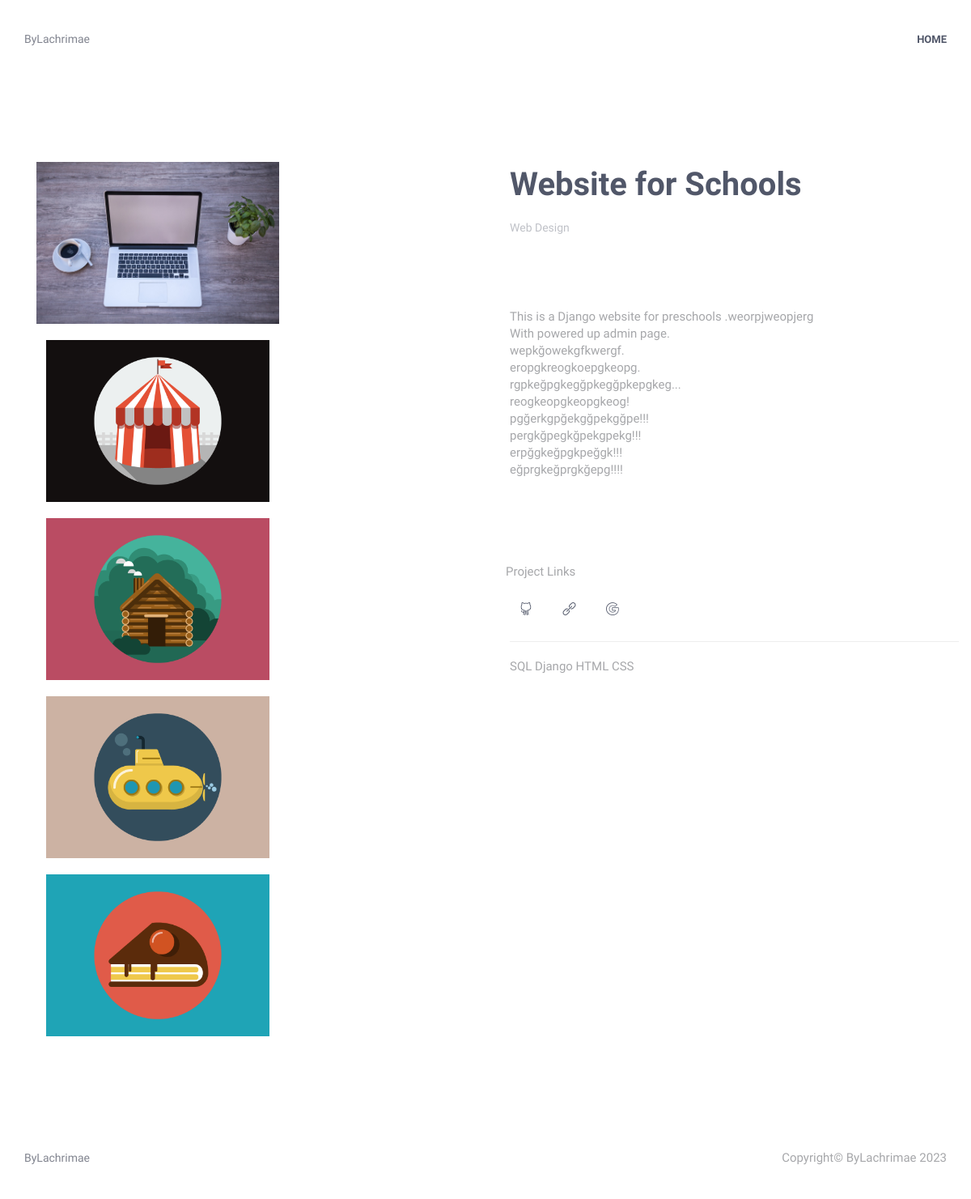
Screenshot of /project/2 with the database file from the repository.
### website/models.py (models this page shows, shortened)
class Project(models.Model):
    title = models.CharField(max_length=250,default='Title')
    title_turkish = models.CharField(max_length=250,default='Turkish Title')
    project_content = models.TextField(blank=True)
    project_content_turkish = models.TextField(blank=True)
    image = models.ImageField(upload_to="uploads/", height_field=None, width_field=None, max_length=None,default=True)
    image2 = models.ImageField(upload_to="uploads/", height_field=None, width_field=None, max_length=None,null=True,blank=True)
    image3 = models.ImageField(upload_to="uploads/", height_field=None, width_field=None, max_length=None,null=True,blank=True)
    image4 = models.ImageField(upload_to="uploads/", height_field=None, width_field=None, max_length=None,null=True,blank=True)
    image5 = models.ImageField(upload_to="uploads/", height_field=None, width_field=None, max_length=None,null=True,blank=True)
    category = models.ForeignKey(Category,on_delete=models.CASCADE)
    programming_languages = models.CharField(max_length=255,default="SQL")
    project_link = models.CharField(max_length=255,null=True,blank=True)
    project_githublink = models.CharField(max_length=255,null=True,blank=True)
    project_playstorelink = models.CharField(max_length=255,null=True,blank=True)

class Category(models.Model):
    title = models.CharField(max_length=150,default='Title')
    title_turkish = models.CharField(max_length=150,default='Turkish Title')
    description = models.TextField(blank=True)
    description_turkish = models.TextField(blank=True)
    created_at = models.DateTimeField(default=timezone.now)
    def __str__(self):
        return self.title

### website/views.py (the view)
# urls.py: path('project/<int:course_id>',views.project,name='project'),
def project(request,course_id):
    project = get_object_or_404(models.Project,pk=course_id)
    languages_used = project.programming_languages.split(',')
    return render(request,'project.html',{'project':project,'languages_used':languages_used})

### templates/project.html (shortened to what this page needs)
{% extends "layout.html" %}
{% load static %}
{% load i18n %}
{% block navbar %}
    <header class="header navbar-fixed-top">
        <nav class="navbar" role="navigation">
            <div class="container">
                <div class="menu-container js_nav-item">
                    <div class="logo" >
                        <a class="logo-wrap" href="{% url 'index'%}">
                            ByLachrimae
                        </a>
                    </div>
                </div>
                <div class="collapse navbar-collapse nav-collapse">
                    <div class="menu-container">
                        <ul class="nav navbar-nav navbar-nav-right">
                            <li class="js_nav-item nav-item"><a class="nav-item-child nav-item-hover" href="{% url 'index'%}">{% trans "Home" %}</a></li>
                        </ul>
                    </div>
                </div>
            </div>
        </nav>
    </header>
{% endblock navbar %}
{% block content %}
<div id="project" class="container content-lg" style="margin-top: 100px;">
    <div class="container">
        <div class="row">
            <div class="col-sm-6 sm-margin-b-60">
                {% if project.image.url %}
                    <div class="image-box">
                        <a href="{{project.image.url}}" class="shadowed-image">
                            <img class="shadowed-image" style="height: 200px;width: 300px;object-fit: contain;" src="{{project.image.url}}" alt="Project image">
                        </a>
                    </div>
                {% endif %}
                {% if project.image2.url %}
                    <div class="image-box" style="margin-top: 20px;">
                        <a href="{{project.image2.url}}" class="shadowed-image">
                            <img class="shadowed-image" style="height: 200px;width: 300px;object-fit: contain;" src="{{project.image2.url}}" alt="Project image">
                        </a>
                    </div>
                {% endif %}
                {% if project.image3.url %}
                    <div class="image-box" style="margin-top: 20px;">
                        <a href="{{project.image3.url}}" class="shadowed-image">
                            <img class="shadowed-image" style="height: 200px;width: 300px;object-fit: contain;" src="{{project.image3.url}}" alt="Project image">
                        </a>
                    </div>
                {% endif %}
                {% if project.image4.url %}
                    <div class="image-box" style="margin-top: 20px;">
                        <a href="{{project.image4.url}}" class="shadowed-image">
                            <img class="shadowed-image" style="height: 200px;width: 300px;object-fit: contain;" src="{{project.image4.url}}" alt="Project image">
                        </a>
                    </div>
                {% endif %}
                {% if project.image5.url %}
                    <div class="image-box" style="margin-top: 20px;">
                        <a href="{{project.image5.url}}" class="shadowed-image">
                            <img class="shadowed-image" style="height: 200px;width: 300px;object-fit: contain;" src="{{project.image5.url}}" alt="Project image">
                        </a>
                    </div>
                {% endif %}
            </div>
            <div class="col-sm-6 sm-margin-b-60">
                {% if current_language == 'en' %}
                    <h1>{{project.title}}</h1>
                    <div class="category-box" style="margin-bottom: 50px;">
                        <span>{{ project.category }}</span>
                    </div>
                    <div style="max-width: 100%;white-space: pre-wrap; word-wrap: break-word; margin-bottom:50px">
                        <p>{{project.project_content}}</p>
                    </div>
                    <div>
                        <ul class="list-inline">
                            <p>Project Links</p>
                            {% if project.project_githublink %}
                                <li><a href="{{project.project_githublink}}" class="social-icons" target="_blank"><i class="icon-social-github"></i></a></li>
                            {% endif %}
                            {% if project.project_link %}
                                <li><a href="{{project.project_link}}" class="social-icons" target="_blank"><i class="icon-link"></i></a></li>
                            {% endif %}
                            {% if project.project_playstorelink %}
                                <li><a href="{{project.project_playstorelink}}" class="social-icons" target="_blank"><i class="icon-social-google"></i></a></li>
                            {% endif %}
                        </ul>
                        <hr>
                    </div>
                {% endif %}
                <div>
                    <p>
                        {% for language in languages_used %}
                            {{ language }}
                        {% endfor %}
                    </p>
                </div>
            </div>
        </div>
    </div>
</div>
{% endblock content %}

### templates/layout.html (shortened to what this page needs)
{% load static %}
{% load i18n %}
{% get_current_language as current_language %}
<!DOCTYPE html>
<html lang="en" class="no-js">
    <head>
        <link href="{% static 'website/vendor/simple-line-icons/css/simple-line-icons.css' %}" rel="stylesheet" type="text/css"/>
        <link href="{% static 'website/vendor/bootstrap/css/bootstrap.min.css' %}" rel="stylesheet" type="text/css"/>
        <link href="{% static 'website/css/animate.css' %}" rel="stylesheet">
        <link href="{% static 'website/vendor/swiper/css/swiper.min.css' %}" rel="stylesheet" type="text/css"/>
        <link href="{% static 'website/css/layout.min.css' %}" rel="stylesheet" type="text/css"/>
    </head>
    <body id="body" data-spy="scroll" data-target=".header">
        {% block navbar %}{% endblock navbar %}
        {% block content %}{% endblock content %}
        <footer class="footer">
            <div class="content container">
                <div class="row">
                    <div class="col-xs-6">
                        <a class="logo-wrap" href="#body">
                            ByLachrimae
                        </a>
                    </div>
                    <div class="col-xs-6 text-right sm-text-left">
                        <p class="margin-b-0"> Copyright© ByLachrimae 2023</p>
                    </div>
                </div>
            </div>
        </footer>
    </body>
</html>

### rows the page displays
Project: image (picture), image2 (picture), image3 (picture), image4 (picture), image5 (picture), title "Website for Schools", category "Web Design", project_content "This is a Django website for preschools .weorpjweopjerg With powered up admin page. wepkğowekgfkwergf. eropgkreogkoepgkeopg. rgpkeğpgkegğpkegğpkepgkeg... reogkeopgkeopgkeog! pgğerkgpğekgğpekgğpe!!! pergkğpegkğpekgpekg!!! erpğgkeğpgkpeğgk!!! eğprgkeğprgkğepg!!!!"

### other values shown
{{ language }} "SQL" "Django" "HTML" "CSS"
